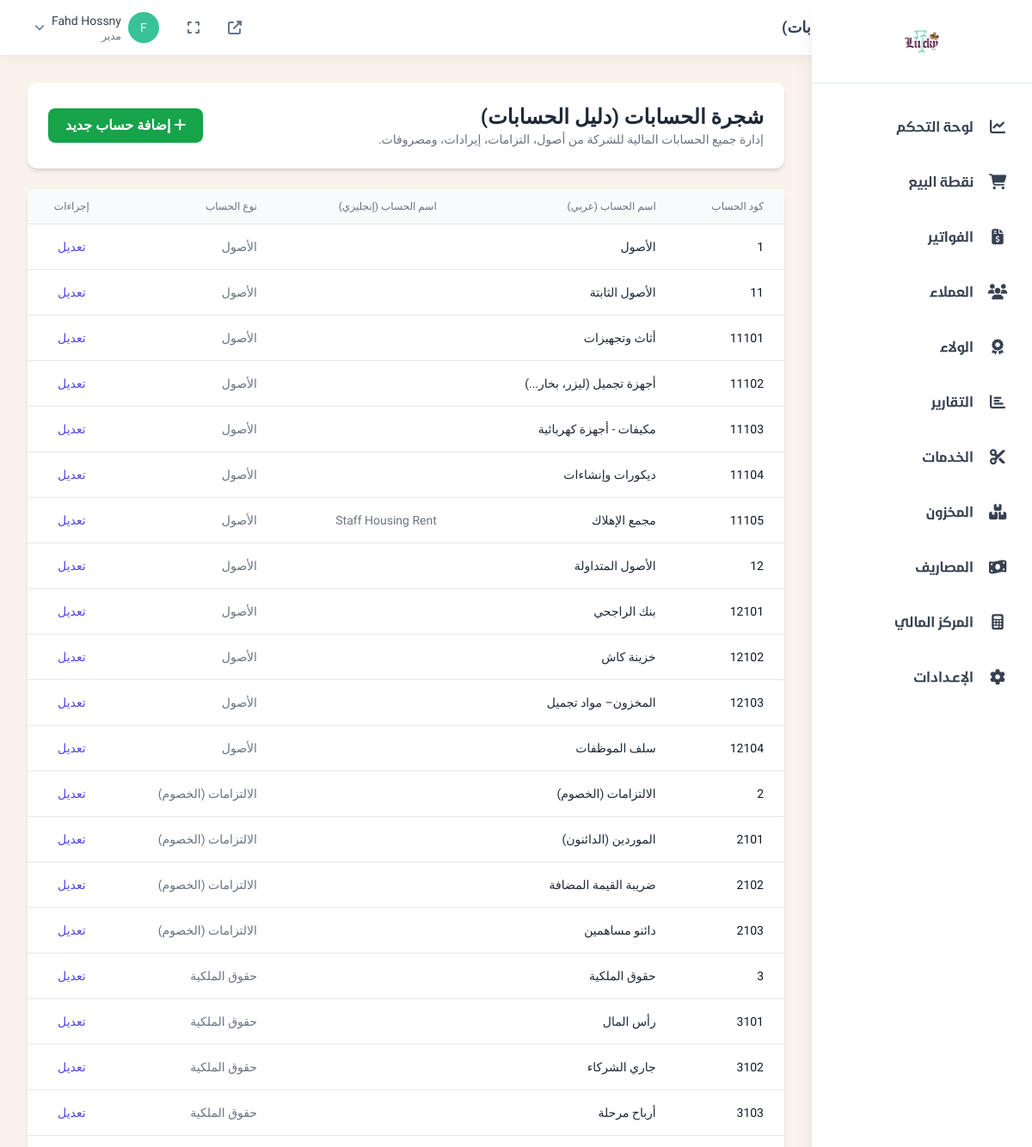
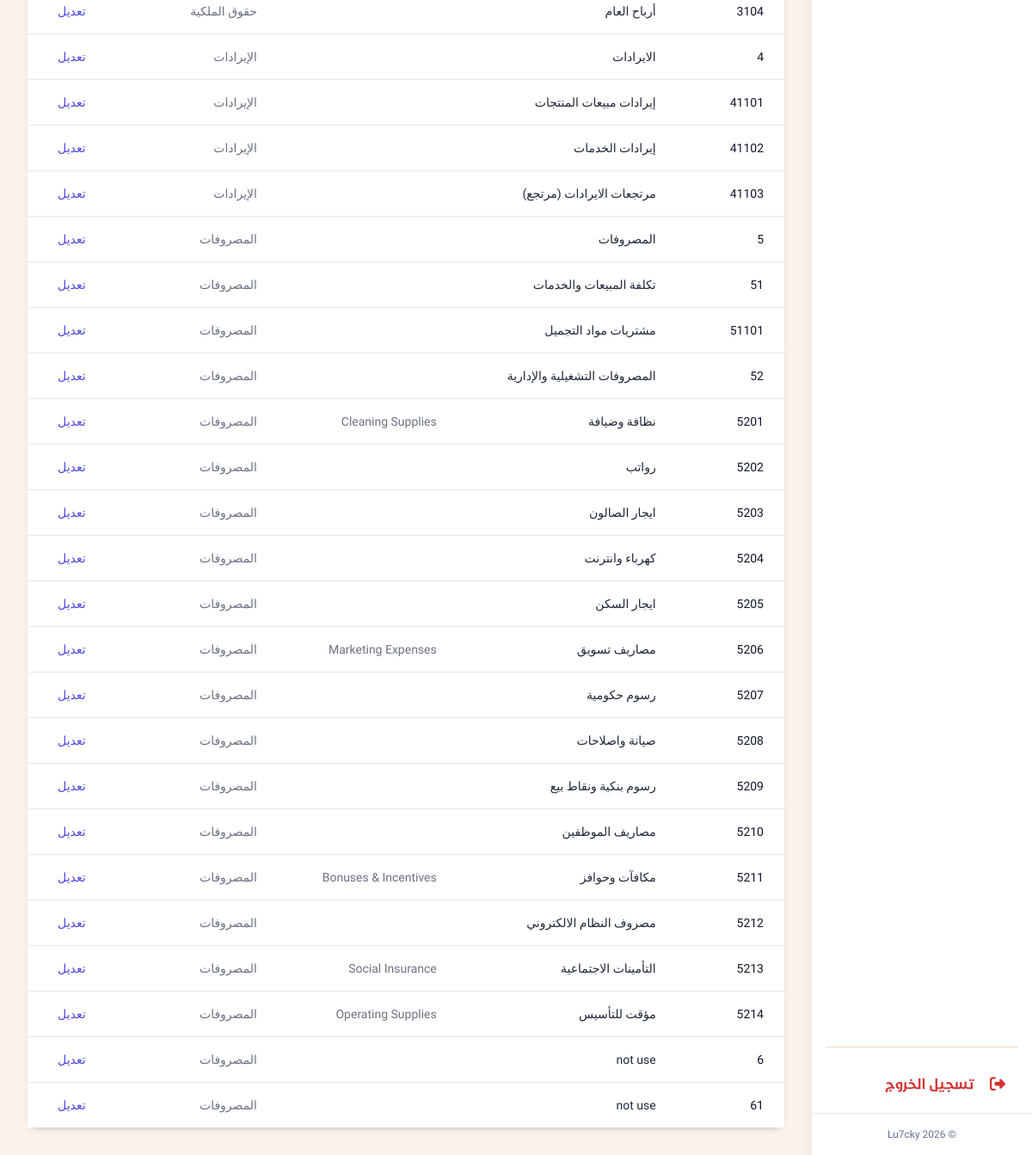
The page /admin/accounting_chart_of_accounts.php (signed in) on the database its author committed (2 pictures, top to bottom).
### tables this page shows
CREATE TABLE `accounting_charts_of_accounts` (
  `id` int(11) NOT NULL,
  `account_code` varchar(50) NOT NULL,
  `account_name_ar` varchar(255) NOT NULL,
  `account_name_en` varchar(255) DEFAULT NULL,
  `account_type_id` int(11) NOT NULL,
  `parent_account_id` int(11) DEFAULT NULL,
  `is_active` tinyint(1) NOT NULL DEFAULT 1,
  `description` text DEFAULT NULL,
  `created_at` timestamp NOT NULL DEFAULT current_timestamp(),
  `updated_at` timestamp NULL DEFAULT NULL ON UPDATE current_timestamp()
);

CREATE TABLE `accounting_account_types` (
  `id` int(11) NOT NULL,
  `name_ar` varchar(100) NOT NULL,
  `name_en` varchar(100) NOT NULL,
  `normal_balance` enum('debit','credit') NOT NULL
);

### admin/accounting_chart_of_accounts.php (the view, shortened to what this page needs)
<?php
$database = new Database();
$db = $database->getConnection();
$page_title = 'شجرة الحسابات (دليل الحسابات)';
$accounts = $db->query("
    SELECT coa.*, at.name_ar AS type_name_ar
    FROM accounting_charts_of_accounts coa
    JOIN accounting_account_types at ON coa.account_type_id = at.id
    ORDER BY coa.account_code ASC
")->fetchAll(PDO::FETCH_ASSOC);
?>
<div class="bg-white rounded-xl shadow-md p-6 mb-6">
    <div class="flex flex-col md:flex-row justify-between items-center gap-4">
        <div>
            <h1 class="text-2xl font-bold text-gray-800"><?= $page_title ?></h1>
            <p class="text-sm text-gray-500">إدارة جميع الحسابات المالية للشركة من أصول، التزامات، إيرادات، ومصروفات.</p>
        </div>
        <div>
            <button @click="$dispatch('open-modal', { id: 'account-modal' })" class="bg-green-600 text-white px-5 py-2 rounded-lg hover:bg-green-700 font-bold">
                <i class="fas fa-plus"></i> إضافة حساب جديد
            </button>
        </div>
    </div>
</div>
<div class="bg-white rounded-xl shadow-md">
    <div class="overflow-x-auto">
        <table class="min-w-full divide-y divide-gray-200">
            <thead class="bg-gray-50">
                <tr>
                    <th class="px-6 py-3 text-right text-xs font-medium text-gray-500 uppercase">كود الحساب</th>
                    <th class="px-6 py-3 text-right text-xs font-medium text-gray-500 uppercase">اسم الحساب (عربي)</th>
                    <th class="px-6 py-3 text-right text-xs font-medium text-gray-500 uppercase">اسم الحساب (إنجليزي)</th>
                    <th class="px-6 py-3 text-right text-xs font-medium text-gray-500 uppercase">نوع الحساب</th>
                    <th class="px-6 py-3 text-center text-xs font-medium text-gray-500 uppercase">إجراءات</th>
                </tr>
            </thead>
            <tbody class="bg-white divide-y divide-gray-200">
                <?php foreach ($accounts as $account): ?>
                <tr>
                    <td class="px-6 py-4 whitespace-nowrap text-sm font-medium text-gray-900"><?= htmlspecialchars($account['account_code']) ?></td>
                    <td class="px-6 py-4 whitespace-nowrap text-sm text-gray-800"><?= htmlspecialchars($account['account_name_ar']) ?></td>
                    <td class="px-6 py-4 whitespace-nowrap text-sm text-gray-500"><?= htmlspecialchars($account['account_name_en']) ?></td>
                    <td class="px-6 py-4 whitespace-nowrap text-sm text-gray-500"><?= htmlspecialchars($account['type_name_ar']) ?></td>
                    <td class="px-6 py-4 whitespace-nowrap text-center text-sm font-medium">
                        <button @click="$dispatch('open-modal', {
                            id: 'account-modal',
                            isEdit: true,
                            account: <?= htmlspecialchars(json_encode($account)) ?>
                        })" class="text-indigo-600 hover:text-indigo-900">تعديل</button>
                    </td>
                </tr>
                <?php endforeach; ?>
            </tbody>
        </table>
    </div>
</div>
<?php
include 'layouts/responsive_base.php';
?>

### admin/layouts/responsive_base.php (style rules this page uses)
body { font-family: 'Tajawal', sans-serif; background-color: #FAF3EB; }

### rows shown on the page
accounting_charts_of_accounts: account_code "1", account_name_ar "الأصول", account_type.name_ar "الأصول"
accounting_charts_of_accounts: account_code "11", account_name_ar "الأصول الثابتة", account_type.name_ar "الأصول"
accounting_charts_of_accounts: account_code "11101", account_name_ar "أثاث وتجهيزات", account_type.name_ar "الأصول"
accounting_charts_of_accounts: account_code "11102", account_name_ar "أجهزة تجميل (ليزر، بخار...)", account_type.name_ar "الأصول"
accounting_charts_of_accounts: account_code "11103", account_name_ar "مكيفات - أجهزة كهربائية", account_type.name_ar "الأصول"
accounting_charts_of_accounts: account_code "11104", account_name_ar "ديكورات وإنشاءات", account_type.name_ar "الأصول"
accounting_charts_of_accounts: account_code "11105", account_name_ar "مجمع الإهلاك", account_name_en "Staff Housing Rent", account_type.name_ar "الأصول"
accounting_charts_of_accounts: account_code "12", account_name_ar "الأصول المتداولة", account_type.name_ar "الأصول"
accounting_charts_of_accounts: account_code "12101", account_name_ar "بنك الراجحي", account_type.name_ar "الأصول"
accounting_charts_of_accounts: account_code "12102", account_name_ar "خزينة كاش", account_type.name_ar "الأصول"
accounting_charts_of_accounts: account_code "12103", account_name_ar "المخزون– مواد تجميل", account_type.name_ar "الأصول"
accounting_charts_of_accounts: account_code "12104", account_name_ar "سلف الموظفات", account_type.name_ar "الأصول"
accounting_charts_of_accounts: account_code "2", account_name_ar "الالتزامات (الخصوم)", account_type.name_ar "الالتزامات (الخصوم)"
accounting_charts_of_accounts: account_code "2101", account_name_ar "الموردين (الدائنون)", account_type.name_ar "الالتزامات (الخصوم)"
accounting_charts_of_accounts: account_code "2102", account_name_ar "ضريبة القيمة المضافة", account_type.name_ar "الالتزامات (الخصوم)"
accounting_charts_of_accounts: account_code "2103", account_name_ar "دائنو مساهمين", account_type.name_ar "الالتزامات (الخصوم)"
accounting_charts_of_accounts: account_code "3", account_name_ar "حقوق الملكية", account_type.name_ar "حقوق الملكية"
accounting_charts_of_accounts: account_code "3101", account_name_ar "رأس المال", account_type.name_ar "حقوق الملكية"
accounting_charts_of_accounts: account_code "3102", account_name_ar "جاري الشركاء", account_type.name_ar "حقوق الملكية"
accounting_charts_of_accounts: account_code "3103", account_name_ar "أرباح مرحلة", account_type.name_ar "حقوق الملكية"
accounting_charts_of_accounts: account_code "3104", account_name_ar "أرباح العام", account_type.name_ar "حقوق الملكية"
accounting_charts_of_accounts: account_code "4", account_name_ar "الايرادات", account_type.name_ar "الإيرادات"
accounting_charts_of_accounts: account_code "41101", account_name_ar "إيرادات مبيعات المنتجات", account_type.name_ar "الإيرادات"
accounting_charts_of_accounts: account_code "41102", account_name_ar "إيرادات الخدمات", account_type.name_ar "الإيرادات"
accounting_charts_of_accounts: account_code "41103", account_name_ar "مرتجعات الايرادات (مرتجع)", account_type.name_ar "الإيرادات"
accounting_charts_of_accounts: account_code "5", account_name_ar "المصروفات", account_type.name_ar "المصروفات"
accounting_charts_of_accounts: account_code "51", account_name_ar "تكلفة المبيعات والخدمات", account_type.name_ar "المصروفات"
accounting_charts_of_accounts: account_code "51101", account_name_ar "مشتريات مواد التجميل", account_type.name_ar "المصروفات"
accounting_charts_of_accounts: account_code "52", account_name_ar "المصروفات التشغيلية والإدارية", account_type.name_ar "المصروفات"
accounting_charts_of_accounts: account_code "5201", account_name_ar "نظافة وضيافة", account_name_en "Cleaning Supplies", account_type.name_ar "المصروفات"
accounting_charts_of_accounts: account_code "5202", account_name_ar "رواتب", account_type.name_ar "المصروفات"
accounting_charts_of_accounts: account_code "5203", account_name_ar "ايجار الصالون", account_type.name_ar "المصروفات"
accounting_charts_of_accounts: account_code "5204", account_name_ar "كهرباء وانترنت", account_type.name_ar "المصروفات"
accounting_charts_of_accounts: account_code "5205", account_name_ar "ايجار السكن", account_type.name_ar "المصروفات"
accounting_charts_of_accounts: account_code "5206", account_name_ar "مصاريف تسويق", account_name_en "Marketing Expenses", account_type.name_ar "المصروفات"
accounting_charts_of_accounts: account_code "5207", account_name_ar "رسوم حكومية", account_type.name_ar "المصروفات"
accounting_charts_of_accounts: account_code "5208", account_name_ar "صيانة واصلاحات", account_type.name_ar "المصروفات"
accounting_charts_of_accounts: account_code "5209", account_name_ar "رسوم بنكية ونقاط بيع", account_type.name_ar "المصروفات"
accounting_charts_of_accounts: account_code "5210", account_name_ar "مصاريف الموظفين", account_type.name_ar "المصروفات"
accounting_charts_of_accounts: account_code "5211", account_name_ar "مكافآت وحوافز", account_name_en "Bonuses & Incentives", account_type.name_ar "المصروفات"
accounting_charts_of_accounts: account_code "5212", account_name_ar "مصروف النظام الالكتروني", account_type.name_ar "المصروفات"
accounting_charts_of_accounts: account_code "5213", account_name_ar "التأمينات الاجتماعية", account_name_en "Social Insurance", account_type.name_ar "المصروفات"
accounting_charts_of_accounts: account_code "5214", account_name_ar "مؤقت للتأسيس", account_name_en "Operating Supplies", account_type.name_ar "المصروفات"
accounting_charts_of_accounts: account_code "6", account_name_ar "not use", account_type.name_ar "المصروفات"
accounting_charts_of_accounts: account_code "61", account_name_ar "not use", account_type.name_ar "المصروفات"

### other values the page prints
mb_substr($current_admin['username'], 0, 1) "F"
$current_admin['username'] "Fahd Hossny"
$current_admin['role'] "مدير"
$item['title'] "لوحة التحكم"
$item['title'] "نقطة البيع"
$item['title'] "الفواتير"
$item['title'] "العملاء"
$item['title'] "الولاء"
$item['title'] "التقارير"
$item['title'] "الخدمات"
$item['title'] "المخزون"
$item['title'] "المصاريف"
$item['title'] "المركز المالي"
$item['title'] "الإعـدادات"
$page_title "شجرة الحسابات (دليل الحسابات)"
